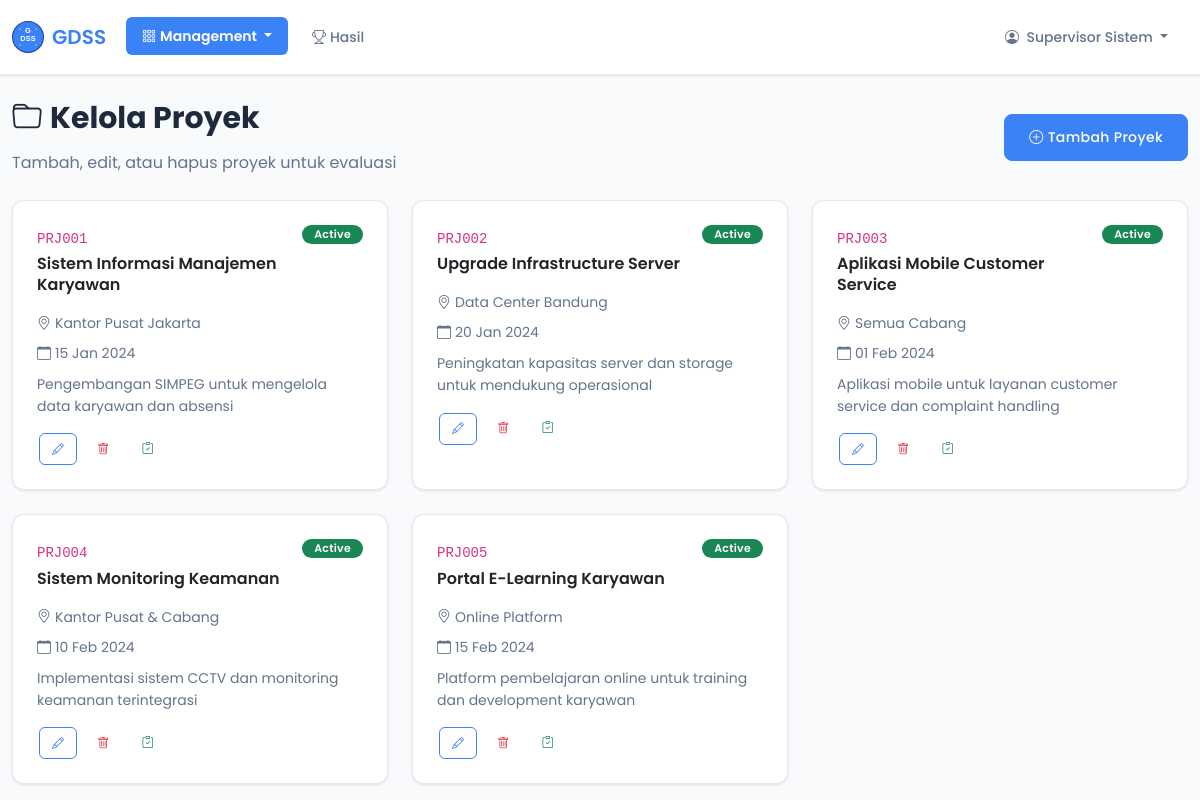
/projects.php (signed in), run on the app's committed database.
### tables this page shows
CREATE TABLE projects (
    id INT PRIMARY KEY AUTO_INCREMENT,
    code VARCHAR(20) UNIQUE NOT NULL,
    name VARCHAR(200) NOT NULL,
    location VARCHAR(100) NOT NULL,
    date_offer DATE NOT NULL,
    description TEXT,
    status ENUM('active', 'completed', 'cancelled') DEFAULT 'active',
    created_at TIMESTAMP DEFAULT CURRENT_TIMESTAMP
);

### functions.php (called while the page is built, shortened)
<?php
function getConnection() {
    static $pdo = null;
    if ($pdo === null) {
        try {
            $pdo = new PDO(
                "mysql:host=" . DB_HOST . ";dbname=" . DB_NAME . ";charset=utf8mb4",
                DB_USER,
                DB_PASS,
                [
                    PDO::ATTR_ERRMODE => PDO::ERRMODE_EXCEPTION,
                    PDO::ATTR_DEFAULT_FETCH_MODE => PDO::FETCH_ASSOC,
                    PDO::ATTR_EMULATE_PREPARES => false
                ]
            );
        } catch (PDOException $e) {
            error_log("Database connection error: " . $e->getMessage());
            die("Koneksi database gagal. Silakan hubungi administrator.");
        }
    }
    return $pdo;
}
function isLoggedIn() {
    return isset($_SESSION['user_id']) && !empty($_SESSION['user_id']);
}
function getCurrentUser() {
    return [
        'id' => $_SESSION['user_id'],
        'username' => $_SESSION['username'],
        'role' => $_SESSION['user_role'],
        'fullname' => $_SESSION['user_fullname']
    ];
}
function getAllProjects() {
    try {
        $pdo = getConnection();
        $stmt = $pdo->query("
            SELECT * FROM projects
            WHERE status = 'active'
            ORDER BY id
        ");
        return $stmt->fetchAll();
    } catch (PDOException $e) {
        error_log("Error getting all projects: " . $e->getMessage());
        return [];
    }
}
function formatDate($date, $format = 'd M Y') {
    $months = [
        'Jan' => 'Jan', 'Feb' => 'Feb', 'Mar' => 'Mar', 'Apr' => 'Apr',
        'May' => 'Mei', 'Jun' => 'Jun', 'Jul' => 'Jul', 'Aug' => 'Agt',
        'Sep' => 'Sep', 'Oct' => 'Okt', 'Nov' => 'Nov', 'Dec' => 'Des'
    ];
    $formatted = date($format, strtotime($date));
    foreach ($months as $en => $id) {
        $formatted = str_replace($en, $id, $formatted);
    }
    return $formatted;
}
function escape($string) {
    return htmlspecialchars($string ?? '', ENT_QUOTES, 'UTF-8');
}
?>

### projects.php (the view, shortened to what this page needs)
<?php
require_once 'functions.php';
$user = getCurrentUser();
$action = $_GET['action'] ?? 'list';
$project = null;
$projects = getAllProjects();
?>
<!DOCTYPE html>
<html lang="id">
<head>
    <link href="https://cdn.jsdelivr.net/npm/bootstrap@5.3.0/dist/css/bootstrap.min.css" rel="stylesheet">
    <link href="https://cdn.jsdelivr.net/npm/bootstrap-icons@1.10.0/font/bootstrap-icons.css" rel="stylesheet">
    <link href="assets/css/style.css" rel="stylesheet">
</head>
<body>
    <nav class="navbar navbar-expand-lg navbar-light bg-white" style="box-shadow: 0 1px 3px 0 rgba(0, 0, 0, 0.1);">
        <div class="container-fluid">
            <a class="navbar-brand d-flex align-items-center" href="dashboard.php">
                <img src="assets/images/logo.svg" alt="GDSS Logo" width="32" height="32" class="me-2">
                <span style="font-family: 'Poppins', sans-serif; font-weight: 600; color: #3B82F6;">GDSS</span>
            </a>
            <div class="collapse navbar-collapse" id="navbarNav">
                <ul class="navbar-nav me-auto">
                    <li class="nav-item dropdown">
                        <a class="nav-link dropdown-toggle active" href="#" role="button" data-bs-toggle="dropdown" style="font-family: 'Poppins', sans-serif; background: #3B82F6; color: white; border-radius: 6px; font-weight: 600; padding: 8px 12px;">
                            <i class="bi bi-grid-3x3-gap me-1"></i>Management
                        </a>
                    </li>
                    <li class="nav-item">
                        <a class="nav-link" href="results.php" style="font-family: 'Poppins', sans-serif; color: #64748B; font-weight: 500;">
                            <i class="bi bi-trophy me-1"></i>Hasil
                        </a>
                    </li>
                </ul>
                <ul class="navbar-nav">
                    <li class="nav-item dropdown">
                        <a class="nav-link dropdown-toggle" href="#" role="button" data-bs-toggle="dropdown" style="font-family: 'Poppins', sans-serif; color: #64748B; font-weight: 500;">
                            <i class="bi bi-person-circle me-1"></i>
                            <?= escape($user['fullname']) ?>
                        </a>
                    </li>
                </ul>
            </div>
        </div>
    </nav>
    <div class="container-fluid mt-4">
        <?php if ($action == 'create' || $action == 'edit'): ?>
        <div class="row">
            <div class="col-md-8">
                <div class="card" style="border: 1px solid #E2E8F0; border-radius: 12px; box-shadow: 0 1px 3px rgba(0, 0, 0, 0.1);">
                    <div class="card-header" style="background: white; border-radius: 12px 12px 0 0; padding: 20px; border-bottom: 1px solid #E2E8F0;">
                        <h5 class="mb-0" style="font-family: 'Poppins', sans-serif; font-weight: 600; color: #1E293B; font-size: 16px;">
                            <i class="bi bi-<?= $action == 'create' ? 'plus-circle' : 'pencil-square' ?> me-2" style="color: #3B82F6;"></i>
                            <?= $action == 'create' ? 'Tambah Proyek Baru' : 'Edit Proyek' ?>
                        </h5>
                    </div>
                    <div class="card-body" style="padding: 20px;">
                        <form method="POST" action="">
                            <input type="hidden" name="csrf_token" value="<?= generateCSRFToken() ?>">
                            <div class="row">
                                <div class="col-md-6">
                                    <div class="mb-3">
                                        <label for="code" class="form-label">Kode Proyek *</label>
                                        <input type="text"
                                               class="form-control"
                                               id="code"
                                               name="code"
                                               value="<?= $project ? escape($project['code']) : '' ?>"
                                               placeholder="Contoh: PRJ-2024-001"
                                               required>
                                        <div class="form-text">Kode unik untuk identifikasi proyek</div>
                                    </div>
                                </div>
                                <div class="col-md-6">
                                    <div class="mb-3">
                                        <label for="date_offer" class="form-label">Tanggal Penawaran *</label>
                                        <input type="date"
                                               class="form-control"
                                               id="date_offer"
                                               name="date_offer"
                                               value="<?= $project ? $project['date_offer'] : date('Y-m-d') ?>"
                                               required>
                                    </div>
                                </div>
                            </div>
                            <div class="mb-3">
                                <label for="name" class="form-label">Nama Proyek *</label>
                                <input type="text"
                                       class="form-control"
                                       id="name"
                                       name="name"
                                       value="<?= $project ? escape($project['name']) : '' ?>"
                                       placeholder="Contoh: Sistem Informasi Manajemen Karyawan"
                                       required>
                            </div>
                            <div class="mb-3">
                                <label for="location" class="form-label">Lokasi *</label>
                                <input type="text"
                                       class="form-control"
                                       id="location"
                                       name="location"
                                       value="<?= $project ? escape($project['location']) : '' ?>"
                                       placeholder="Contoh: Jakarta Pusat"
                                       required>
                            </div>
                            <div class="mb-3">
                                <label for="description" class="form-label">Deskripsi Proyek</label>
                                <textarea class="form-control"
                                          id="description"
                                          name="description"
                                          rows="4"
                                          placeholder="Jelaskan detail proyek, tujuan, dan ruang lingkup"><?= $project ? escape($project['description']) : '' ?></textarea>
                                <div class="form-text">Berikan deskripsi yang jelas tentang proyek ini</div>
                            </div>
                            <div class="d-flex gap-2">
                                <button type="submit" class="btn btn-primary">
                                    <i class="bi bi-save me-1"></i>
                                    <?= $action == 'create' ? 'Tambah Proyek' : 'Simpan Perubahan' ?>
                                </button>
                                <a href="projects.php" class="btn btn-secondary">
                                    <i class="bi bi-x-circle me-1"></i>Batal
                                </a>
                            </div>
                        </form>
                    </div>
                </div>
            </div>
            <div class="col-md-4">
                <div class="card">
                    <div class="card-header">
                        <h6 class="mb-0">
                            <i class="bi bi-info-circle me-2"></i>Panduan
                        </h6>
                    </div>
                    <div class="card-body">
                        <h6>Tips Mengelola Proyek:</h6>
                        <ul class="small">
                            <li>Gunakan kode proyek yang konsisten</li>
                            <li>Nama harus deskriptif dan jelas</li>
                            <li>Lokasi harus spesifik</li>
                            <li>Tanggal penawaran harus akurat</li>
                            <li>Deskripsi membantu evaluator memahami konteks</li>
                        </ul>
                        <div class="alert alert-info mt-3">
                            <small>
                                <strong>Info:</strong> Proyek yang sudah dievaluasi tidak dapat dihapus untuk menjaga integritas data.
                            </small>
                        </div>
                    </div>
                </div>
            </div>
        </div>
        <?php else: ?>
        <div class="d-flex justify-content-between align-items-center mb-4">
            <div>
                <h2><i class="bi bi-folder me-2"></i>Kelola Proyek</h2>
                <p class="text-muted mb-0">Tambah, edit, atau hapus proyek untuk evaluasi</p>
            </div>
            <a href="projects.php?action=create" class="btn btn-primary">
                <i class="bi bi-plus-circle me-1"></i>Tambah Proyek
            </a>
        </div>
        <?php if (!empty($projects)): ?>
            <div class="row g-4">
                <?php foreach ($projects as $proj): ?>
                    <div class="col-lg-6 col-xl-4">
                        <div class="card project-card h-100">
                            <div class="card-body">
                                <div class="d-flex justify-content-between align-items-start mb-3">
                                    <div>
                                        <code class="small"><?= escape($proj['code']) ?></code>
                                        <h6 class="card-title mt-1 mb-0"><?= escape($proj['name']) ?></h6>
                                    </div>
                                    <span class="badge bg-<?= $proj['status'] === 'active' ? 'success' : 'secondary' ?> project-status">
                                        <?= ucfirst($proj['status']) ?>
                                    </span>
                                </div>
                                <div class="mb-3">
                                    <p class="card-text text-muted small mb-2">
                                        <i class="bi bi-geo-alt me-1"></i><?= escape($proj['location']) ?>
                                    </p>
                                    <p class="card-text text-muted small mb-2">
                                        <i class="bi bi-calendar me-1"></i><?= formatDate($proj['date_offer']) ?>
                                    </p>
                                    <?php if (!empty($proj['description'])): ?>
                                        <p class="card-text small">
                                            <?= escape(substr($proj['description'], 0, 100)) ?>
                                        </p>
                                    <?php endif; ?>
                                </div>
                                <div class="action-buttons d-flex gap-1">
                                    <a href="projects.php?action=edit&id=<?= $proj['id'] ?>"
                                       class="btn btn-outline-primary btn-sm">
                                        <i class="bi bi-pencil"></i>
                                    </a>
                                    <button class="btn btn-outline-danger btn-sm"
                                            onclick="confirmDelete(<?= $proj['id'] ?>, '<?= escape($proj['name']) ?>')">
                                        <i class="bi bi-trash"></i>
                                    </button>
                                    <a href="evaluate.php?project=<?= $proj['id'] ?>"
                                       class="btn btn-outline-success btn-sm">
                                        <i class="bi bi-clipboard-check"></i>
                                    </a>
                                </div>
                            </div>
                        </div>
                    </div>
                <?php endforeach; ?>
            </div>
        <?php endif; ?>
        <?php endif; ?>
    </div>
</body>
</html>

### data on the page
projects: code "PRJ001", name "Sistem Informasi Manajemen Karyawan", status "Active", location "Kantor Pusat Jakarta", date_offer "15 Jan 2024", description "Pengembangan SIMPEG untuk mengelola data karyawan dan absensi"
projects: code "PRJ002", name "Upgrade Infrastructure Server", status "Active", location "Data Center Bandung", date_offer "20 Jan 2024", description "Peningkatan kapasitas server dan storage untuk mendukung operasional"
projects: code "PRJ003", name "Aplikasi Mobile Customer Service", status "Active", location "Semua Cabang", date_offer "01 Feb 2024", description "Aplikasi mobile untuk layanan customer service dan complaint handling"
projects: code "PRJ004", name "Sistem Monitoring Keamanan", status "Active", location "Kantor Pusat & Cabang", date_offer "10 Feb 2024", description "Implementasi sistem CCTV dan monitoring keamanan terintegrasi"
projects: code "PRJ005", name "Portal E-Learning Karyawan", status "Active", location "Online Platform", date_offer "15 Feb 2024", description "Platform pembelajaran online untuk training dan development karyawan"

### other printed values
$user['fullname'] "Supervisor Sistem"
